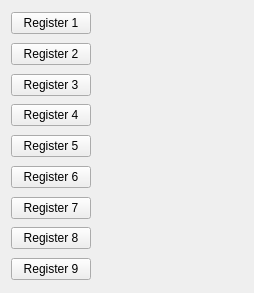
       <widget class="QWidget" name="scrollAreaWidgetContents_3">
        <property name="geometry">
         <rect>
          <x>0</x>
          <y>0</y>
          <width>254</width>
          <height>293</height>
         </rect>
        </property>
        <layout class="QHBoxLayout" name="horizontalLayout_17">
         <item>
          <layout class="QVBoxLayout" name="verticalLayout">
           <item>
            <layout class="QHBoxLayout" name="horizontalLayout_8">
             <item>
              <widget class="QPushButton" name="PB_Register1">
               <property name="enabled">
                <bool>true</bool>
               </property>
               <property name="text">
                <string>Register 1</string>
               </property>
               <property name="autoDefault">
                <bool>false</bool>
               </property>
              </widget>
             </item>
             <item>
              <widget class="QLabel" name="LB_Register1">
               <property name="sizePolicy">
                <sizepolicy hsizetype="Preferred" vsizetype="Preferred">
                 <horstretch>1</horstretch>
                 <verstretch>0</verstretch>
                </sizepolicy>
               </property>
               <property name="mouseTracking">
                <bool>true</bool>
               </property>
               <property name="acceptDrops">
                <bool>true</bool>
               </property>
               <property name="text">
                <string/>
               </property>
              </widget>
             </item>
            </layout>
           </item>
           <item>
            <layout class="QHBoxLayout" name="horizontalLayout_9">
             <item>
              <widget class="QPushButton" name="PB_Register2">
               <property name="enabled">
                <bool>true</bool>
               </property>
               <property name="text">
                <string>Register 2</string>
               </property>
               <property name="autoDefault">
                <bool>false</bool>
               </property>
              </widget>
             </item>
             <item>
              <widget class="QLabel" name="LB_Register2">
               <property name="sizePolicy">
                <sizepolicy hsizetype="Preferred" vsizetype="Preferred">
                 <horstretch>1</horstretch>
                 <verstretch>0</verstretch>
                </sizepolicy>
               </property>
               <property name="text">
                <string/>
               </property>
              </widget>
             </item>
            </layout>
           </item>
           <item>
            <layout class="QHBoxLayout" name="horizontalLayout_10">
             <item>
              <widget class="QPushButton" name="PB_Register3">
               <property name="enabled">
                <bool>true</bool>
               </property>
               <property name="text">
                <string>Register 3</string>
               </property>
               <property name="autoDefault">
                <bool>false</bool>
               </property>
              </widget>
             </item>
             <item>
              <widget class="QLabel" name="LB_Register3">
               <property name="sizePolicy">
                <sizepolicy hsizetype="Preferred" vsizetype="Preferred">
                 <horstretch>1</horstretch>
                 <verstretch>0</verstretch>
                </sizepolicy>
               </property>
               <property name="text">
                <string/>
               </property>
              </widget>
             </item>
            </layout>
           </item>
           <item>
            <layout class="QHBoxLayout" name="horizontalLayout_11">
             <item>
              <widget class="QPushButton" name="PB_Register4">
               <property name="enabled">
                <bool>true</bool>
               </property>
               <property name="text">
                <string>Register 4</string>
               </property>
               <property name="autoDefault">
                <bool>false</bool>
               </property>
              </widget>
             </item>
             <item>
              <widget class="QLabel" name="LB_Register4">
               <property name="sizePolicy">
                <sizepolicy hsizetype="Preferred" vsizetype="Preferred">
                 <horstretch>1</horstretch>
                 <verstretch>0</verstretch>
                </sizepolicy>
               </property>
               <property name="text">
                <string/>
               </property>
              </widget>
             </item>
            </layout>
           </item>
           <item>
            <layout class="QHBoxLayout" name="horizontalLayout_12">
             <item>
              <widget class="QPushButton" name="PB_Register5">
               <property name="enabled">
                <bool>true</bool>
               </property>
               <property name="text">
                <string>Register 5</string>
               </property>
               <property name="autoDefault">
                <bool>false</bool>
               </property>
              </widget>
             </item>
             <item>
              <widget class="QLabel" name="LB_Register5">
               <property name="sizePolicy">
                <sizepolicy hsizetype="Preferred" vsizetype="Preferred">
                 <horstretch>1</horstretch>
                 <verstretch>0</verstretch>
                </sizepolicy>
               </property>
               <property name="text">
                <string/>
               </property>
              </widget>
             </item>
            </layout>
           </item>
           <item>
            <layout class="QHBoxLayout" name="horizontalLayout_13">
             <item>
              <widget class="QPushButton" name="PB_Register6">
               <property name="enabled">
                <bool>true</bool>
               </property>
               <property name="text">
                <string>Register 6</string>
               </property>
               <property name="autoDefault">
                <bool>false</bool>
               </property>
              </widget>
             </item>
             <item>
              <widget class="QLabel" name="LB_Register6">
               <property name="sizePolicy">
                <sizepolicy hsizetype="Preferred" vsizetype="Preferred">
                 <horstretch>1</horstretch>
                 <verstretch>0</verstretch>
                </sizepolicy>
               </property>
               <property name="text">
                <string/>
               </property>
              </widget>
             </item>
            </layout>
           </item>
           <item>
            <layout class="QHBoxLayout" name="horizontalLayout_14">
             <item>
              <widget class="QPushButton" name="PB_Register7">
               <property name="enabled">
                <bool>true</bool>
               </property>
               <property name="text">
                <string>Register 7</string>
               </property>
               <property name="autoDefault">
                <bool>false</bool>
               </property>
              </widget>
             </item>
             <item>
              <widget class="QLabel" name="LB_Register7">
               <property name="sizePolicy">
                <sizepolicy hsizetype="Preferred" vsizetype="Preferred">
                 <horstretch>1</horstretch>
                 <verstretch>0</verstretch>
                </sizepolicy>
               </property>
               <property name="text">
                <string/>
               </property>
              </widget>
             </item>
            </layout>
           </item>
           <item>
            <layout class="QHBoxLayout" name="horizontalLayout_15">
             <item>
              <widget class="QPushButton" name="PB_Register8">
               <property name="enabled">
                <bool>true</bool>
               </property>
               <property name="text">
                <string>Register 8</string>
               </property>
               <property name="autoDefault">
                <bool>false</bool>
               </property>
              </widget>
             </item>
             <item>
              <widget class="QLabel" name="LB_Register8">
               <property name="sizePolicy">
                <sizepolicy hsizetype="Preferred" vsizetype="Preferred">
                 <horstretch>1</horstretch>
                 <verstretch>0</verstretch>
                </sizepolicy>
               </property>
               <property name="text">
                <string/>
               </property>
              </widget>
             </item>
            </layout>
           </item>
           <item>
            <layout class="QHBoxLayout" name="horizontalLayout_16">
             <item>
              <widget class="QPushButton" name="PB_Register9">
               <property name="enabled">
                <bool>true</bool>
               </property>
               <property name="text">
                <string>Register 9</string>
               </property>
               <property name="autoDefault">
                <bool>false</bool>
               </property>
              </widget>
             </item>
             <item>
              <widget class="QLabel" name="LB_Register9">
               <property name="sizePolicy">
                <sizepolicy hsizetype="Preferred" vsizetype="Preferred">
                 <horstretch>1</horstretch>
                 <verstretch>0</verstretch>
                </sizepolicy>
               </property>
               <property name="text">
                <string/>
               </property>
              </widget>
             </item>
            </layout>
           </item>
          </layout>
         </item>
        </layout>
       </widget>
